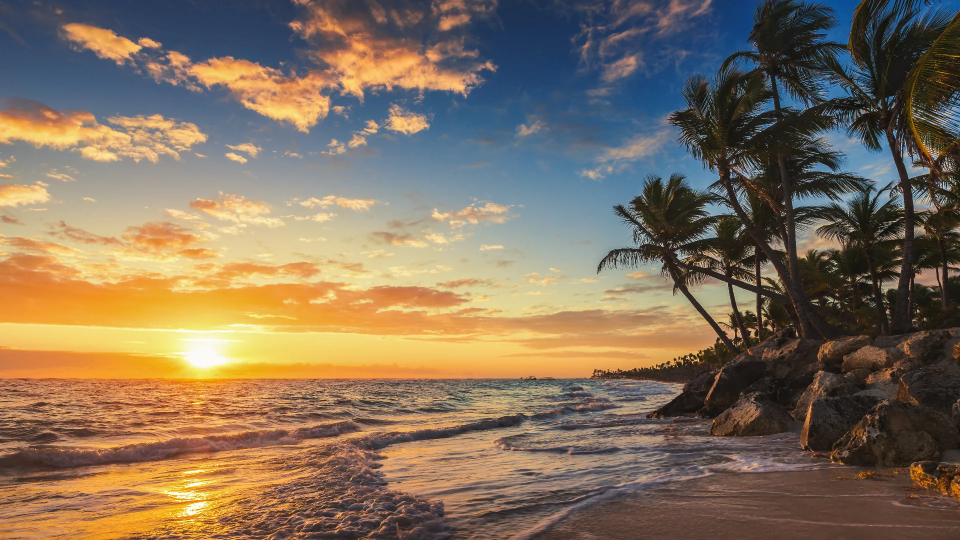
#> input picture project 2/project 2/beach.webp, 1920 x 1080 px, found by its file name (shown at 1/2 size)
$ python annotatingimg.py
#> lines starting #> are read from the running program, lines starting #| are printed output that depends on the picture
import cv2

sunset = cv2.imread(r"C:\Users\koval\Desktop\jetlearn python\open cv\project 2\beach.webp")
#> sunset is the input picture: shape (1080, 1920, 3); mean B, G, R 91.2, 112, 129.9


sunset = cv2.line(sunset,(0,0),(1920,1080),(140,7,25),9)
#rectangl only requires 2 points
sunset = cv2.rectangle(sunset,(0,0),(960,540),(148,2,245),3)
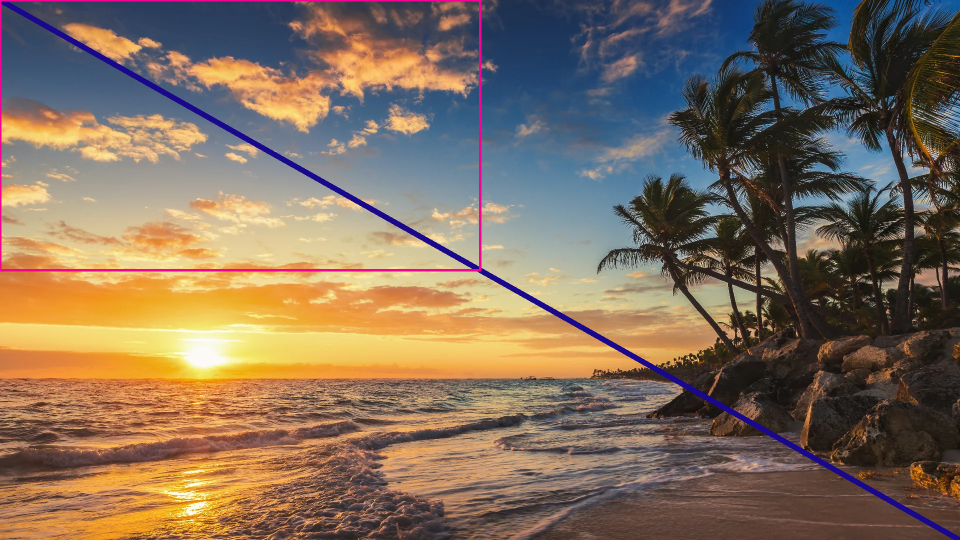
#> sunset: shape (1080, 1920, 3) (shown at 1/2 size); mean B, G, R 91.8, 110, 129.3
sunset = cv2.rectangle(sunset,(1920,1080),(900,500),(208,245,2),-3)
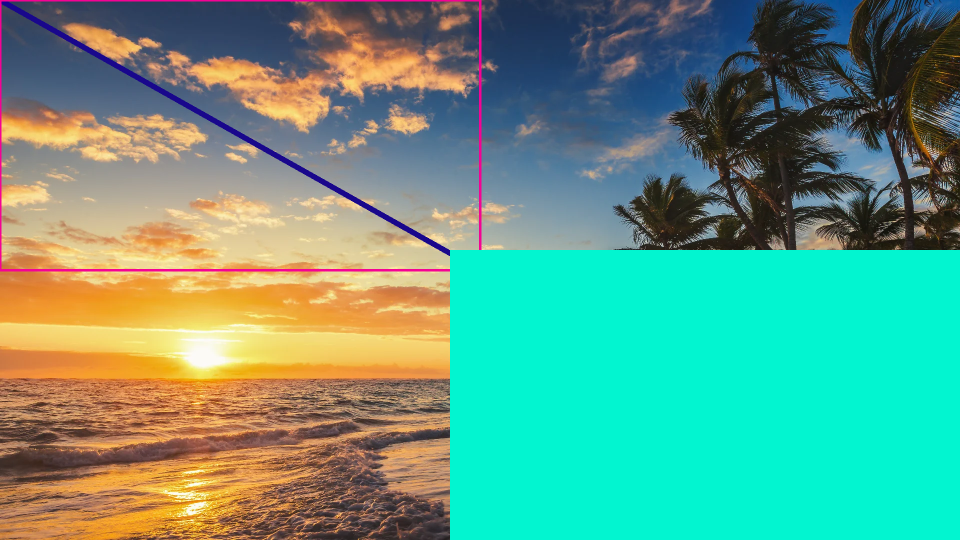
#> sunset: shape (1080, 1920, 3) (shown at 1/2 size); mean B, G, R 130.4, 154.5, 98.5

cv2.imshow("screen",sunset)
cv2.waitKey(0)

$ run again, with project 2/project 2/goat.jpg saved as project 2/project 2/beach.webp
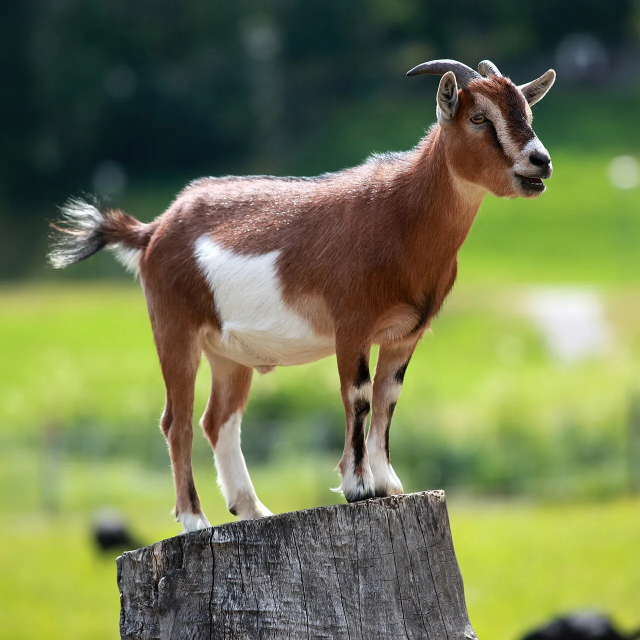
#> input picture project 2/project 2/goat.jpg, 1280 x 1280 px, found by its file name (shown at 1/2 size)
#> sunset is the input picture: shape (1280, 1280, 3); mean B, G, R 79, 121.1, 112.4
#> `sunset = cv2.rectangle(sunset,(1920,1080),(900,500),(208,245,2),-3)`:
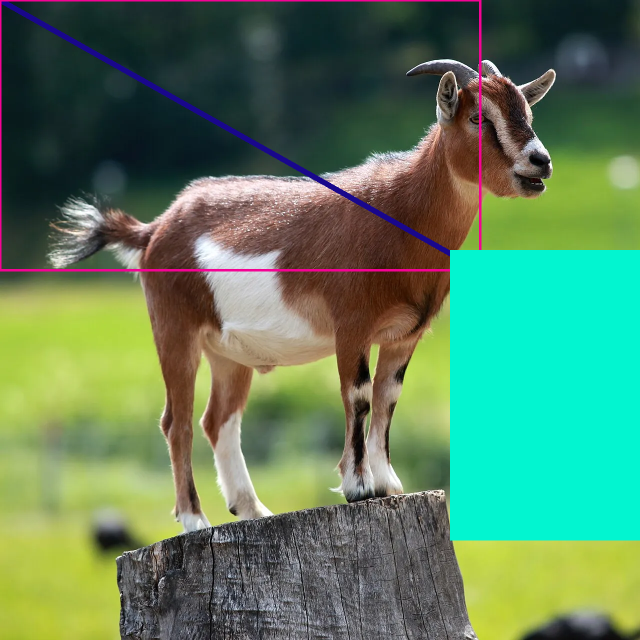
#> sunset: shape (1280, 1280, 3) (shown at 1/2 size); mean B, G, R 94.1, 127.4, 90.4

$ run again, with project 2/project 2/image1.jpg saved as project 2/project 2/beach.webp
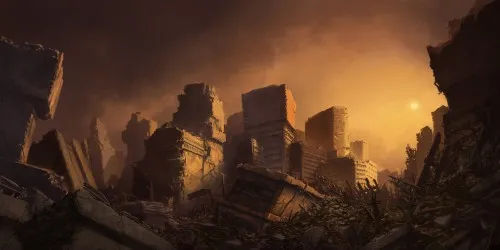
#> input picture project 2/project 2/image1.jpg, 500 x 250 px, found by its file name
#> sunset is the input picture: shape (250, 500, 3); mean B, G, R 34.8, 52.4, 81
#> `sunset = cv2.rectangle(sunset,(0,0),(960,540),(148,2,245),3)`:
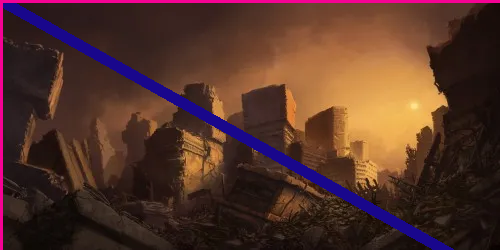
#> sunset: shape (250, 500, 3); mean B, G, R 41.7, 50.4, 82.7
